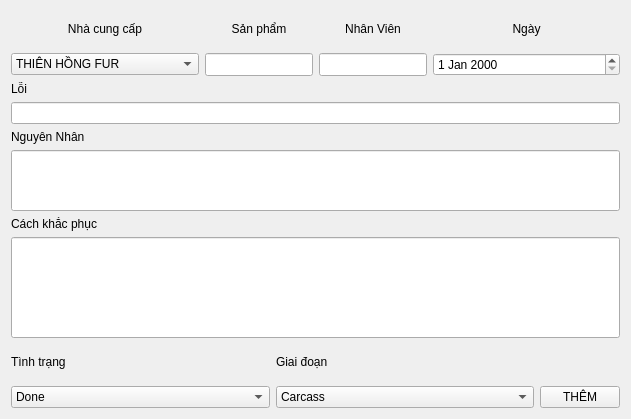
<?xml version="1.0" encoding="UTF-8"?>
<ui version="4.0">
 <class>Form</class>
 <widget class="QWidget" name="Form">
  <property name="geometry">
   <rect>
    <x>0</x>
    <y>0</y>
    <width>631</width>
    <height>419</height>
   </rect>
  </property>
  <property name="sizePolicy">
   <sizepolicy hsizetype="Fixed" vsizetype="Preferred">
    <horstretch>0</horstretch>
    <verstretch>0</verstretch>
   </sizepolicy>
  </property>
  <property name="windowTitle">
   <string>NHẬP LỖI</string>
  </property>
  <layout class="QGridLayout" name="gridLayout_4">
   <item row="0" column="0">
    <layout class="QGridLayout" name="gridLayout">
     <item row="0" column="0">
      <widget class="QLabel" name="label">
       <property name="text">
        <string>Nhà cung cấp</string>
       </property>
       <property name="alignment">
        <set>Qt::AlignCenter</set>
       </property>
      </widget>
     </item>
     <item row="0" column="1">
      <widget class="QLabel" name="label_2">
       <property name="text">
        <string>Sản phẩm</string>
       </property>
       <property name="alignment">
        <set>Qt::AlignCenter</set>
       </property>
      </widget>
     </item>
     <item row="0" column="2">
      <widget class="QLabel" name="label_6">
       <property name="text">
        <string>Nhân Viên</string>
       </property>
       <property name="alignment">
        <set>Qt::AlignCenter</set>
       </property>
      </widget>
     </item>
     <item row="0" column="3">
      <widget class="QLabel" name="label_9">
       <property name="text">
        <string>Ngày</string>
       </property>
       <property name="alignment">
        <set>Qt::AlignCenter</set>
       </property>
      </widget>
     </item>
     <item row="1" column="0">
      <widget class="QComboBox" name="comboBox">
       <item>
        <property name="text">
         <string>THIÊN HỒNG FUR</string>
        </property>
       </item>
       <item>
        <property name="text">
         <string>THIÊN HỒNG ACC</string>
        </property>
       </item>
       <item>
        <property name="text">
         <string>TÂM VIỆT</string>
        </property>
       </item>
       <item>
        <property name="text">
         <string>ĐINH THIỆU</string>
        </property>
       </item>
       <item>
        <property name="text">
         <string>MAIHOME</string>
        </property>
       </item>
       <item>
        <property name="text">
         <string>ANH THIỆP</string>
        </property>
       </item>
       <item>
        <property name="text">
         <string>CHỊ TÂM</string>
        </property>
       </item>
       <item>
        <property name="text">
         <string>MPL</string>
        </property>
       </item>
      </widget>
     </item>
     <item row="1" column="1">
      <widget class="QLineEdit" name="lineEdit_2">
       <property name="sizePolicy">
        <sizepolicy hsizetype="Fixed" vsizetype="Preferred">
         <horstretch>0</horstretch>
         <verstretch>0</verstretch>
        </sizepolicy>
       </property>
      </widget>
     </item>
     <item row="1" column="2">
      <widget class="QLineEdit" name="lineEdit_3">
       <property name="sizePolicy">
        <sizepolicy hsizetype="Fixed" vsizetype="Preferred">
         <horstretch>0</horstretch>
         <verstretch>0</verstretch>
        </sizepolicy>
       </property>
      </widget>
     </item>
     <item row="1" column="3">
      <widget class="QDateEdit" name="dateEdit"/>
     </item>
    </layout>
   </item>
   <item row="1" column="0">
    <layout class="QGridLayout" name="gridLayout_2">
     <item row="0" column="0">
      <widget class="QLabel" name="label_3">
       <property name="text">
        <string>Lỗi</string>
       </property>
      </widget>
     </item>
     <item row="1" column="0">
      <widget class="QLineEdit" name="lineEdit_4"/>
     </item>
     <item row="2" column="0">
      <widget class="QLabel" name="label_4">
       <property name="text">
        <string>Nguyên Nhân</string>
       </property>
      </widget>
     </item>
     <item row="3" column="0">
      <widget class="QLineEdit" name="lineEdit_5">
       <property name="sizePolicy">
        <sizepolicy hsizetype="Preferred" vsizetype="Preferred">
         <horstretch>0</horstretch>
         <verstretch>0</verstretch>
        </sizepolicy>
       </property>
       <property name="minimumSize">
        <size>
         <width>471</width>
         <height>61</height>
        </size>
       </property>
      </widget>
     </item>
     <item row="4" column="0">
      <widget class="QLabel" name="label_5">
       <property name="text">
        <string>Cách khắc phục</string>
       </property>
      </widget>
     </item>
     <item row="5" column="0">
      <widget class="QLineEdit" name="lineEdit_6">
       <property name="minimumSize">
        <size>
         <width>471</width>
         <height>101</height>
        </size>
       </property>
      </widget>
     </item>
    </layout>
   </item>
   <item row="2" column="0">
    <layout class="QGridLayout" name="gridLayout_3">
     <item row="0" column="0">
      <widget class="QLabel" name="label_7">
       <property name="text">
        <string>Tình trạng</string>
       </property>
      </widget>
     </item>
     <item row="0" column="1">
      <widget class="QLabel" name="label_8">
       <property name="text">
        <string>Giai đoạn</string>
       </property>
      </widget>
     </item>
     <item row="1" column="0">
      <widget class="QComboBox" name="comboBox_2">
       <item>
        <property name="text">
         <string>Done</string>
        </property>
       </item>
       <item>
        <property name="text">
         <string>Fixing</string>
        </property>
       </item>
      </widget>
     </item>
     <item row="1" column="1">
      <widget class="QComboBox" name="comboBox_3">
       <item>
        <property name="text">
         <string>Carcass</string>
        </property>
       </item>
       <item>
        <property name="text">
         <string>Final</string>
        </property>
       </item>
      </widget>
     </item>
     <item row="1" column="2">
      <widget class="QPushButton" name="adddefectButton">
       <property name="sizePolicy">
        <sizepolicy hsizetype="Fixed" vsizetype="Fixed">
         <horstretch>0</horstretch>
         <verstretch>0</verstretch>
        </sizepolicy>
       </property>
       <property name="text">
        <string>THÊM</string>
       </property>
      </widget>
     </item>
    </layout>
   </item>
  </layout>
 </widget>
 <tabstops>
  <tabstop>comboBox</tabstop>
  <tabstop>lineEdit_2</tabstop>
  <tabstop>lineEdit_3</tabstop>
  <tabstop>dateEdit</tabstop>
  <tabstop>lineEdit_4</tabstop>
  <tabstop>lineEdit_5</tabstop>
  <tabstop>lineEdit_6</tabstop>
  <tabstop>comboBox_2</tabstop>
  <tabstop>comboBox_3</tabstop>
  <tabstop>adddefectButton</tabstop>
 </tabstops>
 <resources>
  <include location="resources.qrc"/>
 </resources>
 <connections/>
</ui>
